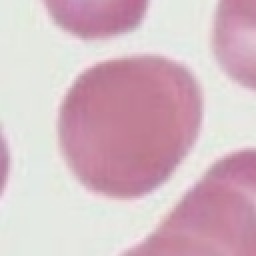
#> input picture ai-backend/yolo_crops/normal/yc_val_09147c1a.jpg, 128 x 128 px, found by its file name (shown 2 times larger); its folder holds 4 pictures in this run; the run also reads 1 picture not shown here
$ python build_validation_set.py   (older library calls are emulated)
#> lines starting #> are read from the running program, lines starting #| are printed output that depends on the picture
"""
LabMind — Cell-Level Validation Set Builder (Step 2)
Curates 200 labeled crops from existing sources into validation_cells/.

NO code changes. NO threshold changes. Read-only curation + copy.

Sources:
  1. debug_crops/ — CNN crops (_2_cnn_crop.jpg) with pipeline labels from metadata
  2. dataset_v1_2class/val/ — pre-labeled normal/sickle
  3. cropped_cells/rbc/ — pipeline-cropped normal RBCs
  4. new_cropped_cells/ — mixed pool (for artifact candidates)

Priority: problematic smears (normal_04, sickle_05, weak sickle fields)
"""
import json
import os
import random
import shutil
import cv2
import numpy as np
from datetime import datetime, timezone

random.seed(42)

OUT_DIR = "validation_cells"
NORMAL_DIR = os.path.join(OUT_DIR, "normal")
SICKLE_DIR = os.path.join(OUT_DIR, "sickle")
ARTIFACT_DIR = os.path.join(OUT_DIR, "artifact")

TARGET_NORMAL = 80
TARGET_SICKLE = 80
TARGET_ARTIFACT = 40

VALID_EXTS = ('.jpg', '.jpeg', '.png')


def is_valid_image(path, min_px=10):
    """Check if file is a readable image with minimum dimensions."""
#> called with min_px = 10
    img = cv2.imread(path)
#> img is the input picture: shape (128, 128, 3); mean B, G, R 195.9, 186.1, 213.1
    if img is None:
        return False
    h, w = img.shape[:2]
#> h = 128; w = 128
    return h >= min_px and w >= min_px


def compute_crop_quality(path):
    """Compute basic quality metrics for a crop."""
    img = cv2.imread(path)
    if img is None:
        return {}
    gray = cv2.cvtColor(img, cv2.COLOR_BGR2GRAY)
    h, w = img.shape[:2]
    blur = cv2.Laplacian(gray, cv2.CV_64F).var()
    return {"height": h, "width": w, "blur_score": round(blur, 1)}


def collect_debug_crops():
    """Collect CNN crops from debug_crops/ with their pipeline labels."""
    debug_dir = "debug_crops"
    if not os.path.isdir(debug_dir):
        return [], []

    normal_crops = []
    sickle_crops = []

    # CNN crops are named: {smear}_{label}_{idx}_2_cnn_crop.jpg
    for f in os.listdir(debug_dir):
        if not f.endswith("_2_cnn_crop.jpg"):
            continue
        path = os.path.join(debug_dir, f)
        if not is_valid_image(path):
            continue

        # Parse source smear and pipeline label from filename
        # Format: {source}_{smear}_{label}_{idx}_2_cnn_crop.jpg
        # e.g., "sickle_sickle_01.jpg_sickle_5_2_cnn_crop.jpg"
        # e.g., "normal_normal_01.jpg_normal_0_2_cnn_crop.jpg"
        parts = f.replace("_2_cnn_crop.jpg", "")

        # Infer source smear
        if "normal_01" in f:
            source = "normal_01"
        elif "normal_02" in f:
            source = "normal_02"
        elif "sickle_01" in f:
            source = "sickle_01"
        elif "sickle_02" in f:
            source = "sickle_02"
        elif "Sickle_Cell_Blood_Smear" in f:
            source = "Sickle_Cell_Blood_Smear"
        else:
            source = "unknown"

        # Infer pipeline label from the label part before the index
        # The label is embedded in the filename pattern
        if "_sickle_" in parts.split(source)[-1] if source in parts else "":
            pipeline_label = "sickle"
        elif "_normal_" in parts.split(source)[-1] if source in parts else "":
            pipeline_label = "normal"
        else:
            # Safer parsing: check for _sickle_ or _normal_ after the smear name
            after_smear = f.split(".jpg_")[-1] if ".jpg_" in f else f
            if after_smear.startswith("sickle_"):
                pipeline_label = "sickle"
            elif after_smear.startswith("normal_"):
                pipeline_label = "normal"
            else:
                pipeline_label = "unknown"

        entry = {
            "path": path,
            "filename": f,
            "pipeline_label": pipeline_label,
            "source_smear": source,
            "source_type": "debug_crops",
        }

        if pipeline_label == "normal":
            normal_crops.append(entry)
        elif pipeline_label == "sickle":
            sickle_crops.append(entry)

    return normal_crops, sickle_crops


def collect_dataset_val():
    """Collect pre-labeled crops from dataset_v1_2class/val/."""
    normal_crops = []
    sickle_crops = []

    normal_dir = os.path.join("dataset_v1_2class", "val", "normal")
    sickle_dir = os.path.join("dataset_v1_2class", "val", "sickle")

    if os.path.isdir(normal_dir):
        for f in sorted(os.listdir(normal_dir)):
            if f.lower().endswith(VALID_EXTS):
                path = os.path.join(normal_dir, f)
                if is_valid_image(path):
                    normal_crops.append({
                        "path": path,
                        "filename": f,
                        "pipeline_label": "normal",
                        "source_smear": "dataset_v1_2class_val",
                        "source_type": "dataset_v1_2class",
                    })
#> pass 2 of the loop in collect_dataset_val, `for f in sorted(os.listdir(normal_dir)):`:
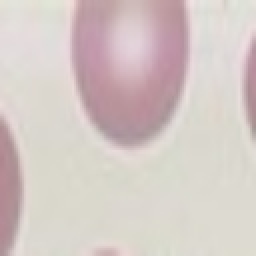
#> input picture ai-backend/yolo_crops/normal/yc_val_11aa3a35.jpg, 128 x 128 px, found by its file name (shown 2 times larger)
#> in is_valid_image, img is the input picture: shape (128, 128, 3); mean B, G, R 197.7, 200.9, 212.7
#> pass 3 of the loop in collect_dataset_val, `for f in sorted(os.listdir(normal_dir)):`:
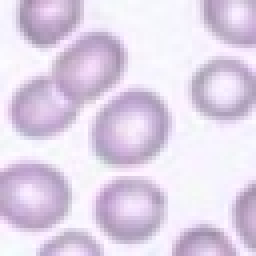
#> input picture ai-backend/yolo_crops/normal/yc_val_13594e8c.jpg, 64 x 64 px, found by its file name (shown 4 times larger)
#> in is_valid_image, img is the input picture: shape (64, 64, 3); mean B, G, R 231.6, 212, 223.7
#> the loop made 4 passes; the first 3 are shown

    if os.path.isdir(sickle_dir):
        for f in sorted(os.listdir(sickle_dir)):
            if f.lower().endswith(VALID_EXTS):
                path = os.path.join(sickle_dir, f)
                if is_valid_image(path):
                    sickle_crops.append({
                        "path": path,
                        "filename": f,
                        "pipeline_label": "sickle",
                        "source_smear": "dataset_v1_2class_val",
                        "source_type": "dataset_v1_2class",
                    })

    return normal_crops, sickle_crops


def collect_cropped_rbc():
    """Collect normal RBC crops from cropped_cells/rbc/."""
    crops = []
    rbc_dir = os.path.join("cropped_cells", "rbc")
    if os.path.isdir(rbc_dir):
        for f in sorted(os.listdir(rbc_dir)):
            if f.lower().endswith(VALID_EXTS):
                path = os.path.join(rbc_dir, f)
                if is_valid_image(path):
                    crops.append({
                        "path": path,
                        "filename": f,
                        "pipeline_label": "normal",
                        "source_smear": "cropped_cells_rbc",
                        "source_type": "cropped_cells",
                    })
    return crops


def collect_artifact_candidates():
    """
    Collect artifact candidates: crops that are likely not valid single cells.
    Sources:
      - new_cropped_cells/ — mixed pool, pick small/blurry/odd ones
      - debug_crops/ — context/contour images (not cell crops)
    """
    candidates = []

    # From new_cropped_cells: pick a random sample, then filter for artifact-like
    ncdir = "new_cropped_cells"
    if os.path.isdir(ncdir):
        all_files = [f for f in os.listdir(ncdir) if f.lower().endswith(VALID_EXTS)]
        random.shuffle(all_files)

        for f in all_files[:300]:  # check 300 candidates
            path = os.path.join(ncdir, f)
            img = cv2.imread(path)
            if img is None:
                continue
            h, w = img.shape[:2]
            gray = cv2.cvtColor(img, cv2.COLOR_BGR2GRAY)
            blur = cv2.Laplacian(gray, cv2.CV_64F).var()

            # Artifact criteria: very blurry, very small, very large, or odd aspect ratio
            ar = max(w, h) / (min(w, h) + 1e-5)
            is_artifact = (
                blur < 50             # very blurry
                or (w < 25 or h < 25)  # tiny fragment
                or ar > 3.0            # extreme aspect ratio (scratch/artifact)
                or (w > 200 and h > 200)  # too large (multi-cell clump)
            )

            if is_artifact:
                candidates.append({
                    "path": path,
                    "filename": f,
                    "pipeline_label": "artifact",
                    "source_smear": "new_cropped_cells",
                    "source_type": "new_cropped_cells",
                    "artifact_reason": (
                        "blurry" if blur < 50 else
                        "tiny" if (w < 25 or h < 25) else
                        "extreme_ar" if ar > 3.0 else
                        "multi_cell_clump"
                    ),
                    "blur_score": round(blur, 1),
                    "dimensions": f"{w}x{h}",
                })

            if len(candidates) >= 60:  # collect more than needed, then select
                break

    # Also pick some non-artifact crops from new_cropped_cells as "good artifact" examples
    # (normal-looking but from unlabeled pool → borderline/ambiguous)
    if os.path.isdir(ncdir) and len(candidates) < 60:
        all_files2 = [f for f in os.listdir(ncdir) if f.lower().endswith(VALID_EXTS)]
        random.shuffle(all_files2)
        for f in all_files2[:200]:
            path = os.path.join(ncdir, f)
            if any(c["path"] == path for c in candidates):
                continue
            img = cv2.imread(path)
            if img is None:
                continue
            h, w = img.shape[:2]
            gray = cv2.cvtColor(img, cv2.COLOR_BGR2GRAY)
            blur = cv2.Laplacian(gray, cv2.CV_64F).var()
            # Moderate blur zone: not clearly good, not clearly bad
            if 30 < blur < 80:
                candidates.append({
                    "path": path,
                    "filename": f,
                    "pipeline_label": "artifact",
                    "source_smear": "new_cropped_cells",
                    "source_type": "new_cropped_cells",
                    "artifact_reason": "borderline_quality",
                    "blur_score": round(blur, 1),
                    "dimensions": f"{w}x{h}",
                })
            if len(candidates) >= 60:
                break

    return candidates


def prioritize_problematic(crops, source_priorities):
    """
    Re-order crops to prioritize those from problematic smears.
    Returns the same list but with priority crops first.
    """
    priority = []
    rest = []
    for c in crops:
        smear = c.get("source_smear", "")
        if any(p in smear for p in source_priorities):
            priority.append(c)
        else:
            rest.append(c)
    random.shuffle(priority)
    random.shuffle(rest)
    return priority + rest


def build_validation_set():
    print("=" * 70)
    print("  LabMind — Cell-Level Validation Set Builder")
    print("  NO code changes. Curate + copy only.")
    print("=" * 70)
    print()

    # Create output dirs
    for d in [NORMAL_DIR, SICKLE_DIR, ARTIFACT_DIR]:
        os.makedirs(d, exist_ok=True)

    # ── Collect from all sources ──
    print("  Collecting crops from sources...")

    # Source 1: debug_crops
    dc_normal, dc_sickle = collect_debug_crops()
    print(f"    debug_crops:       {len(dc_normal)} normal, {len(dc_sickle)} sickle")

    # Source 2: dataset_v1_2class/val
    dv_normal, dv_sickle = collect_dataset_val()
    print(f"    dataset_v1_2class: {len(dv_normal)} normal, {len(dv_sickle)} sickle")

    # Source 3: cropped_cells/rbc
    cr_normal = collect_cropped_rbc()
    print(f"    cropped_cells/rbc: {len(cr_normal)} normal")

    # Source 4: artifact candidates
    artifacts = collect_artifact_candidates()
    print(f"    artifact cands:    {len(artifacts)}")
    print()

    # ── Merge and prioritize ──
    # Normal: prioritize debug_crops from normal_04 (FP-prone smear)
    all_normal = dc_normal + dv_normal + cr_normal
    all_normal = prioritize_problematic(all_normal, ["normal_04", "normal_01", "normal_03"])

    # Sickle: prioritize debug_crops from sickle_05 and weak sickle smears
    all_sickle = dc_sickle + dv_sickle
    all_sickle = prioritize_problematic(all_sickle, ["sickle_05", "sickle_03", "Sickle_Cell_Blood_Smear"])

    # Artifact: already collected with priority on bad-quality crops
    random.shuffle(artifacts)

    print(f"  Total pool: {len(all_normal)} normal, {len(all_sickle)} sickle, {len(artifacts)} artifact")
    print()

    # ── Select and copy ──
    labels = []
    used_hashes = set()  # deduplicate by content hash

    def copy_crop(entry, target_dir, class_label, idx):
        """Copy a crop to the target directory with a standardized name."""
        src = entry["path"]
        # Quick dedup: use file size as a rough hash
        fsize = os.path.getsize(src)
        key = f"{fsize}_{entry['filename']}"
        if key in used_hashes:
            return False
        used_hashes.add(key)

        ext = os.path.splitext(src)[1].lower()
        new_name = f"{class_label}_{idx:04d}{ext}"
        dst = os.path.join(target_dir, new_name)
        shutil.copy2(src, dst)

        quality = compute_crop_quality(dst)
#> in compute_crop_quality, `gray = cv2.cvtColor(img, cv2.COLOR_BGR2GRAY)`:
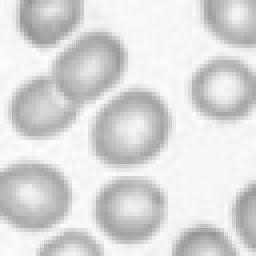
#> gray: shape (64, 64) (shown 4 times larger); min 150, max 254, mean 217.7
#> in compute_crop_quality, `blur = cv2.Laplacian(gray, cv2.CV_64F).var()`: blur = 238

        label_entry = {
            "filename": new_name,
            "class": class_label,
            "source_smear": entry.get("source_smear", "unknown"),
            "source_type": entry.get("source_type", "unknown"),
            "original_filename": entry["filename"],
            "notes": "",
        }

        # Add artifact-specific notes
        if class_label == "artifact" and "artifact_reason" in entry:
            label_entry["notes"] = entry["artifact_reason"]
            if "blur_score" in entry:
                label_entry["notes"] += f" (blur={entry['blur_score']})"
            if "dimensions" in entry:
                label_entry["notes"] += f" dims={entry['dimensions']}"

        # Add priority notes
        if entry.get("source_smear") in ("normal_04",):
            label_entry["notes"] = (label_entry["notes"] + " FP-prone_smear").strip()
        if entry.get("source_smear") in ("sickle_05", "sickle_03"):
            label_entry["notes"] = (label_entry["notes"] + " weak_sickle_smear").strip()

        if quality:
            label_entry["blur_score"] = quality.get("blur_score", 0)
            label_entry["dimensions"] = f"{quality.get('width', 0)}x{quality.get('height', 0)}"

        labels.append(label_entry)
        return True

    # Copy normals
    print(f"  Copying {TARGET_NORMAL} normal crops...")
    normal_copied = 0
    for entry in all_normal:
        if normal_copied >= TARGET_NORMAL:
            break
        if copy_crop(entry, NORMAL_DIR, "normal", normal_copied):
            normal_copied += 1
#> pass 2 of the loop in build_validation_set, `for entry in all_normal:`:
#> in compute_crop_quality (call 2), `gray = cv2.cvtColor(img, cv2.COLOR_BGR2GRAY)`:
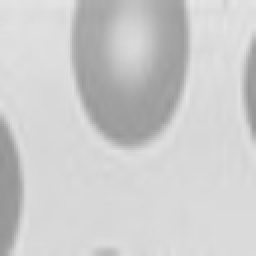
#> gray: shape (128, 128) (shown 2 times larger); min 147, max 231, mean 204
#> blur = 8.12
#> pass 3 of the loop in build_validation_set, `for entry in all_normal:`:
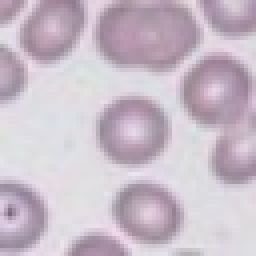
#> input picture ai-backend/validation_cells/normal/normal_0002.jpg, 64 x 64 px (shown 4 times larger)
#> in compute_crop_quality, img is the input picture: shape (64, 64, 3); mean B, G, R 200, 188.1, 200.3
#> gray: shape (64, 64)
#> blur = 203.6
#> the loop made 4 passes; the first 3 are shown

    # Copy sickle
    print(f"  Copying {TARGET_SICKLE} sickle crops...")
    sickle_copied = 0
#> sickle_copied = 0
    for entry in all_sickle:
        if sickle_copied >= TARGET_SICKLE:
            break
        if copy_crop(entry, SICKLE_DIR, "sickle", sickle_copied):
            sickle_copied += 1

    # Copy artifact
    print(f"  Copying {TARGET_ARTIFACT} artifact crops...")
    artifact_copied = 0
    for entry in artifacts:
        if artifact_copied >= TARGET_ARTIFACT:
            break
        if copy_crop(entry, ARTIFACT_DIR, "artifact", artifact_copied):
            artifact_copied += 1

    print()

    # ── Count source distribution ──
    source_dist = {}
    smear_dist = {}
    for l in labels:
        st = l["source_type"]
        source_dist[st] = source_dist.get(st, 0) + 1
        sm = l["source_smear"]
        smear_dist[sm] = smear_dist.get(sm, 0) + 1

    # ── Save labels.json ──
    labels_path = os.path.join(OUT_DIR, "labels.json")
    output = {
        "version": "v1-baseline",
        "created_utc": datetime.now(timezone.utc).isoformat(),
        "total_crops": len(labels),
        "counts": {
            "normal": normal_copied,
            "sickle": sickle_copied,
            "artifact": artifact_copied,
        },
        "source_distribution": source_dist,
        "smear_distribution": smear_dist,
        "labels": labels,
    }

    with open(labels_path, "w", encoding="utf-8") as f:
        json.dump(output, f, indent=2, ensure_ascii=False)

    # ── Summary ──
    print("=" * 70)
    print("  VALIDATION SET CREATED")
    print("=" * 70)
    print(f"  Normal:   {normal_copied}/{TARGET_NORMAL}")
    print(f"  Sickle:   {sickle_copied}/{TARGET_SICKLE}")
#|   Sickle:   0/80
    print(f"  Artifact: {artifact_copied}/{TARGET_ARTIFACT}")
    print(f"  Total:    {len(labels)}")
    print()
    print(f"  Source distribution:")
    for k, v in sorted(source_dist.items()):
        print(f"    {k}: {v}")
    print()
    print(f"  Smear distribution:")
    for k, v in sorted(smear_dist.items()):
        print(f"    {k}: {v}")
    print()
    print(f"  labels.json → {os.path.abspath(labels_path)}")
    print(f"  Directory   → {os.path.abspath(OUT_DIR)}")
    print("=" * 70)


if __name__ == "__main__":
    build_validation_set()
